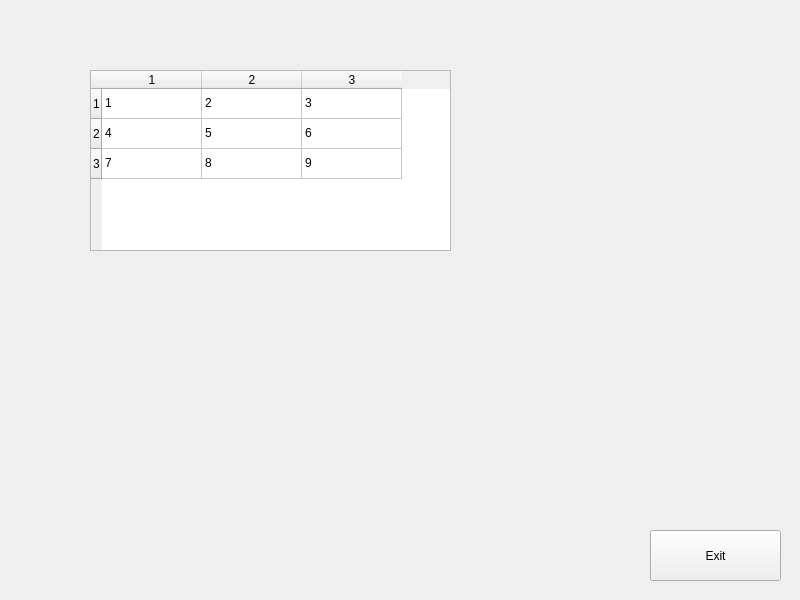
<?xml version="1.0" encoding="UTF-8"?>
<ui version="4.0">
 <class>MainWindow</class>
 <widget class="QMainWindow" name="MainWindow">
  <property name="geometry">
   <rect>
    <x>0</x>
    <y>0</y>
    <width>800</width>
    <height>600</height>
   </rect>
  </property>
  <property name="windowTitle">
   <string>QSS-Example</string>
  </property>
  <property name="styleSheet">
   <string notr="true"/>
  </property>
  <widget class="QWidget" name="centralwidget">
   <widget class="QPushButton" name="exitButton">
    <property name="geometry">
     <rect>
      <x>650</x>
      <y>530</y>
      <width>131</width>
      <height>51</height>
     </rect>
    </property>
    <property name="text">
     <string>Exit</string>
    </property>
   </widget>
   <widget class="QTableWidget" name="tableWidget">
    <property name="geometry">
     <rect>
      <x>90</x>
      <y>70</y>
      <width>361</width>
      <height>181</height>
     </rect>
    </property>
    <attribute name="horizontalHeaderCascadingSectionResizes">
     <bool>false</bool>
    </attribute>
    <attribute name="horizontalHeaderStretchLastSection">
     <bool>false</bool>
    </attribute>
    <row>
     <property name="text">
      <string>1</string>
     </property>
    </row>
    <row>
     <property name="text">
      <string>2</string>
     </property>
    </row>
    <row>
     <property name="text">
      <string>3</string>
     </property>
    </row>
    <column>
     <property name="text">
      <string>1</string>
     </property>
    </column>
    <column>
     <property name="text">
      <string>2</string>
     </property>
    </column>
    <column>
     <property name="text">
      <string>3</string>
     </property>
    </column>
    <item row="0" column="0">
     <property name="text">
      <string>1</string>
     </property>
    </item>
    <item row="0" column="1">
     <property name="text">
      <string>2</string>
     </property>
    </item>
    <item row="0" column="2">
     <property name="text">
      <string>3</string>
     </property>
    </item>
    <item row="1" column="0">
     <property name="text">
      <string>4</string>
     </property>
    </item>
    <item row="1" column="1">
     <property name="text">
      <string>5</string>
     </property>
    </item>
    <item row="1" column="2">
     <property name="text">
      <string>6</string>
     </property>
    </item>
    <item row="2" column="0">
     <property name="text">
      <string>7</string>
     </property>
    </item>
    <item row="2" column="1">
     <property name="text">
      <string>8</string>
     </property>
    </item>
    <item row="2" column="2">
     <property name="text">
      <string>9</string>
     </property>
    </item>
   </widget>
  </widget>
 </widget>
 <resources/>
 <connections/>
</ui>
